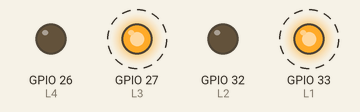
This sketch was run on a simulated ESP32. Parts: output pins drawn as LEDs (lit = HIGH). Dashed ring = blinking. Pins used as bus, display or sensor lines are not drawn.

Above: at 0.5 s.
Timing chart, 0 to 4.6 s (numbered marks = the images above):
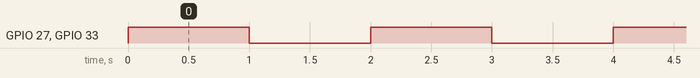

Measured:
- by itself, GPIO 27 (L3), GPIO 33 (L1): alternates HIGH for 1.0 s and LOW for 1.0 s

The sketch:

test_6.ino
```cpp
#define L1 33
#define L2 32
#define L3 27
#define L4 26

#define R1 22
#define R2 18
#define R3 19
#define R4 21

void setup()
{
  pinMode(L1, OUTPUT); pinMode(L2, OUTPUT);
  pinMode(L3, OUTPUT); pinMode(L4, OUTPUT);
  pinMode(R1, OUTPUT); pinMode(R2, OUTPUT);
  pinMode(R3, OUTPUT); pinMode(R4, OUTPUT);
}

void stopRobot()
{
  digitalWrite(L1, LOW); digitalWrite(L2, LOW);
  digitalWrite(L3, LOW); digitalWrite(L4, LOW);
  digitalWrite(R1, LOW); digitalWrite(R2, LOW);
  digitalWrite(R3, LOW); digitalWrite(R4, LOW);
}

void moveForward()
{
  digitalWrite(L1, HIGH); digitalWrite(L2, LOW);
  digitalWrite(L3, HIGH); digitalWrite(L4, LOW);

  digitalWrite(R1, HIGH); digitalWrite(R2, LOW);
  digitalWrite(R3, HIGH); digitalWrite(R4, LOW);
}

void loop()
{
  moveForward();
  delay(1000);
  stopRobot();
  delay(1000);
}
```
